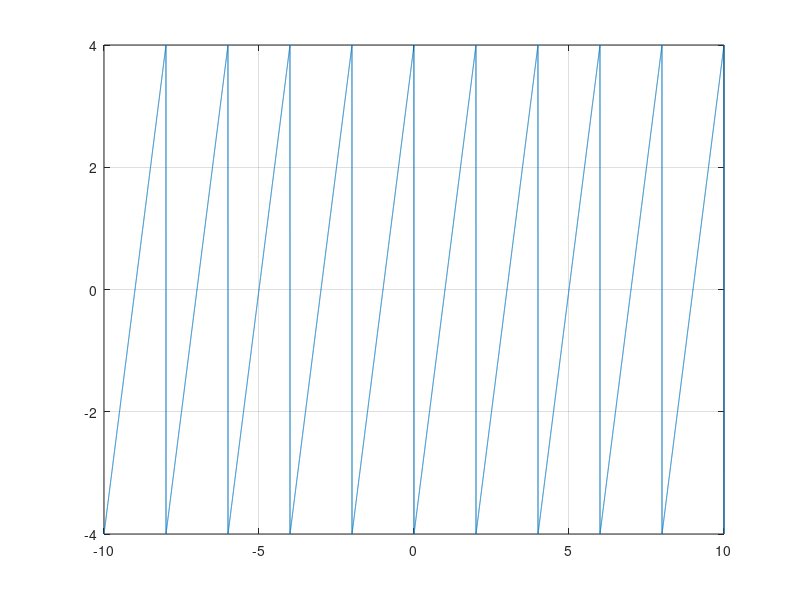

Write the MATLAB code that produced this figure.
pkg load signal

# http://www.mathworks.com/help/signal/ref/sawtooth.html
# Generate 10 periods of a sawtooth wave with a fundamental frequency of 50 Hz. The sampling rate is 1 kHz.
# T = 10*(1/50);
# Fs = 1000;
# dt = 1/Fs;
# t = 0:dt:T-dt;
# x = sawtooth(2*pi*50*t);
# plot(t,x)
# grid on;

T = 5*(1/2);
Fs = 1000;
dt = 1/Fs;
t = -10:dt:10;
x = 4*sawtooth(pi*t);
plot(t,x)
grid on;

#[pxx,f] = periodogram(x,[],length(x),Fs,'power');
#plot(f,pxx)